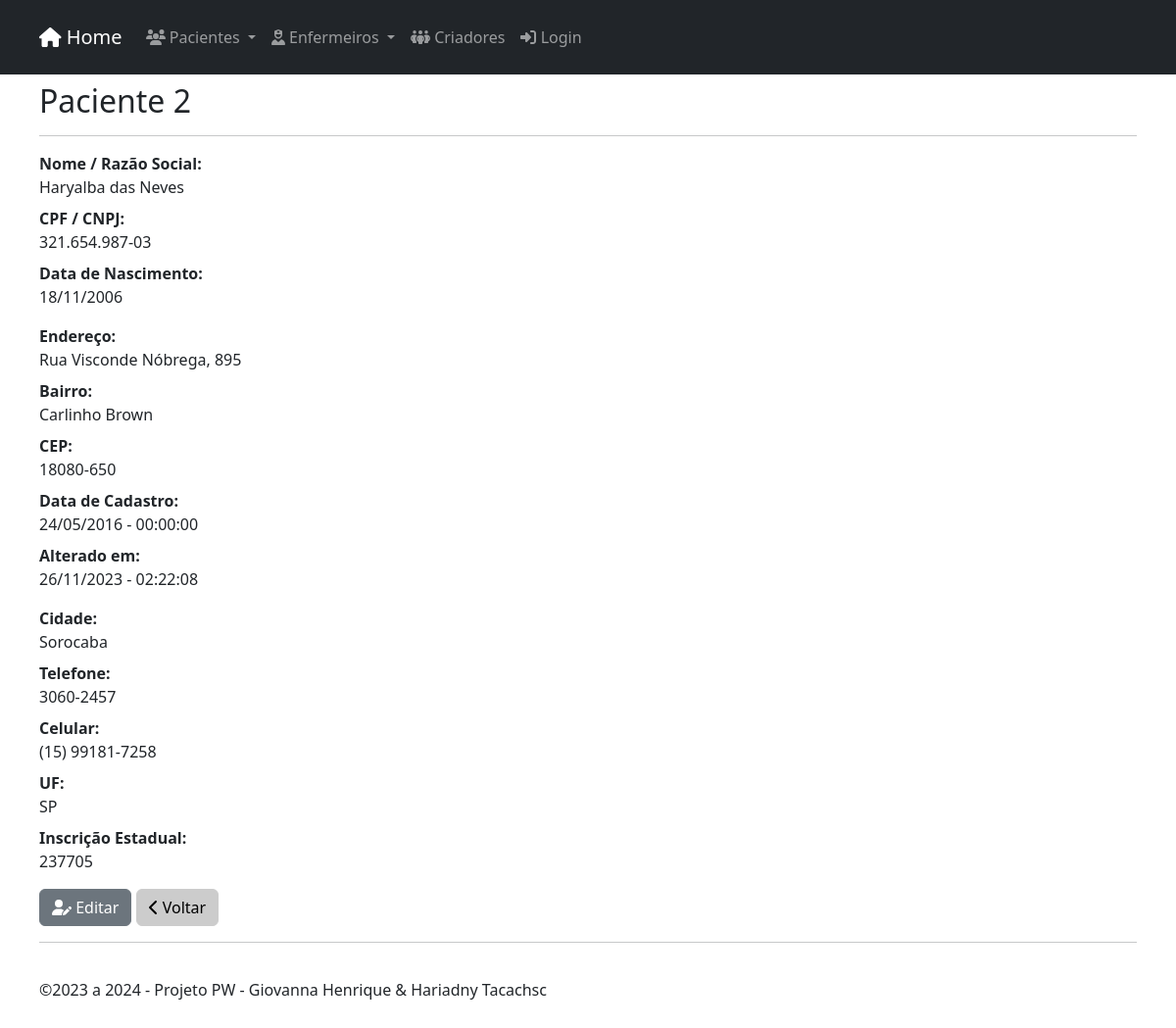
Page /customers/view.php?id=2 on the committed database.
### tables this page shows
CREATE TABLE `customers` (
  `id` int(11) UNSIGNED NOT NULL,
  `name` varchar(255) NOT NULL,
  `cpf_cnpj` varchar(14) NOT NULL,
  `birthdate` date NOT NULL,
  `address` varchar(255) NOT NULL,
  `hood` varchar(100) NOT NULL,
  `zip_code` varchar(8) NOT NULL,
  `city` varchar(100) NOT NULL,
  `state` varchar(2) NOT NULL,
  `phone` varchar(11) NOT NULL,
  `mobile` varchar(11) NOT NULL,
  `ie` varchar(15) NOT NULL,
  `created` datetime NOT NULL,
  `modified` datetime NOT NULL
);

### inc/database.php (called while the page is built, shortened)
<?php
    function open_database()
    {
        try {
            $conn = new mysqli(DB_HOST, DB_USER, DB_PASSWORD, DB_NAME);
            $conn->set_charset("utf8");
            return $conn;
        } catch (Exception $e) {
            throw new Exception($e->getMessage());
        }
    }
    function find( $table = null, $id = null ) {
        try {
            $database = open_database();
            $found = null;
            if ($id) {
                $sql = "SELECT * FROM " . $table . " WHERE id = " . $id;
                $result = $database->query($sql);
                if ($result->num_rows > 0) {
                    $found = $result->fetch_assoc();
                }
            }
        } catch (Exception $e) {
            $_SESSION['message'] = $e->GetMessage();
            $_SESSION['type'] = 'danger';
        }
        return $found;
    }
    function formatadata( $date, $formato ) {
        $dt = new DateTime ( $date, new DateTimeZone("America/Sao_Paulo"));
        return $dt -> format($formato);
    }
    function formatacep( $cep ) {
        $cp = substr($cep, 0, 5) . "-" . substr($cep, 5);
        return $cp;
    }
    function formatatel( $tel ) {
        $tl = substr($tel, 0, 4) . "-" . substr($tel, 4);
        return $tl;
    }
    function formatacel( $cell ) {
        $cll = "(" . substr($cell, 0, 2) . ") " . substr($cell, 2 ,5) . "-" . substr($cell, 7);
        return $cll;
    }
?>

### customers/functions.php (called while the page is built, shortened)
<?php
    function view($id = null) {
        $customer = find("customers", $id);
    }
?>

### customers/view.php (the view, shortened to what this page needs)
<?php
	include("functions.php");
	view($_GET['id']);
?>
            <h2>Paciente <?php echo $customer['id']; ?></h2>
            <hr>
            <dl class="dl-horizontal">
                <dt>Nome / Razão Social:</dt>
                <dd><?php echo $customer['name']; ?></dd>
                <dt>CPF / CNPJ:</dt>
                <dd><?php echo $customer['cpf_cnpj']; ?></dd>
                <dt>Data de Nascimento:</dt>
                <dd><?php echo formatadata($customer['birthdate'], "d/m/Y "); ?></dd>
            </dl>
            <dl class="dl-horizontal">
                <dt>Endereço:</dt>
                <dd><?php echo $customer['address']; ?></dd>
                <dt>Bairro:</dt>
                <dd><?php echo $customer['hood']; ?></dd>
                <dt>CEP:</dt>
                <dd><?php echo formatacep($customer['zip_code']); ?></dd>
                <dt>Data de Cadastro:</dt>
                <dd><?php echo formatadata($customer['created'], "d/m/Y - H:i:s"); ?></dd>
                <dt>Alterado em:</dt>
                <dd><?php echo formatadata($customer['modified'], "d/m/Y - H:i:s"); ?></dd>
            </dl>
            <dl class="dl-horizontal">
                <dt>Cidade:</dt>
                <dd><?php echo $customer['city']; ?></dd>
                <dt>Telefone:</dt>
                <dd><?php echo formatatel($customer['phone']); ?></dd>
                <dt>Celular:</dt>
                <dd><?php echo formatacel($customer['mobile']); ?></dd>
                <dt>UF:</dt>
                <dd><?php echo $customer['state']; ?></dd>
                <dt>Inscrição Estadual:</dt>
                <dd><?php echo $customer['ie']; ?></dd>
            </dl>
            <div id="actions" class="row">
                <div class="col-md-12">
                <a href="edit.php?id=<?php echo $customer['id']; ?>" class="btn btn-secondary">
                    <i class="fa-solid fa-user-pen"></i> Editar
                </a>
                <a href="index.php" class="btn btn-light ">
                    <i class="fa-solid fa-chevron-left"></i> Voltar
                </a>
                </div>
            </div>

### inc/header.php (style rules this page uses)
body { padding-top: 50px; padding-bottom: 20px; }
.btn-light { background-color: #ccc; border-color: #ccc; transition: 0.5s; }
.btn { transition: 0.5s; }

### rows in the picture
customers: id "2", name "Haryalba das Neves", cpf_cnpj "321.654.987-03", birthdate "18/11/2006", address "Rua Visconde Nóbrega, 895", hood "Carlinho Brown", zip_code "18080-650", created "24/05/2016 - 00:00:00", modified "26/11/2023 - 02:22:08", city "Sorocaba", phone "3060-2457", mobile "(15) 99181-7258", state "SP", ie "237705"

### other values in the picture
$hoje -> format("Y") "2024"
